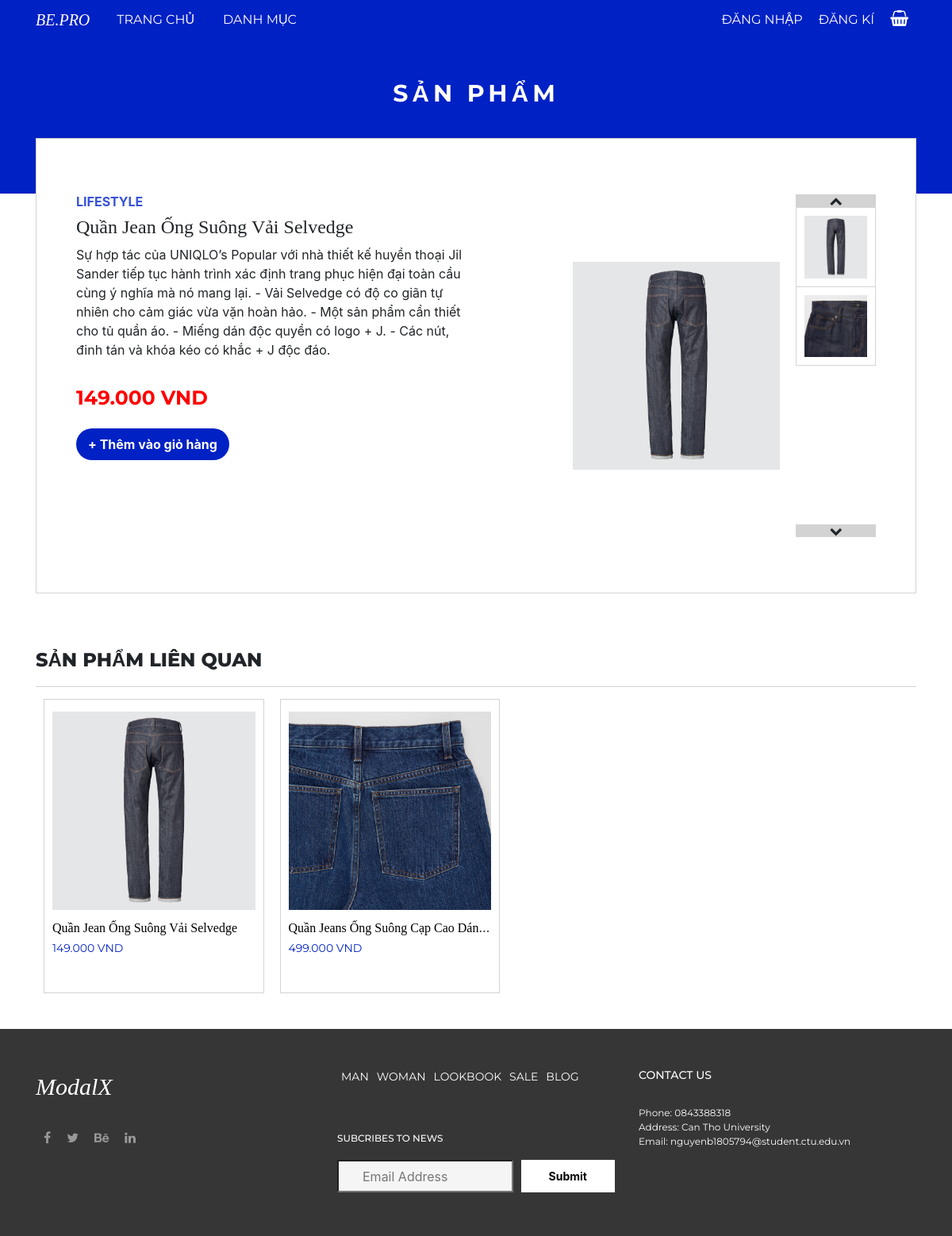
The page /index.php?action=product&id=HH5 on the database its author committed.
### tables this page shows
CREATE TABLE `hanghoa` (
  `MSHH` char(10) NOT NULL,
  `TenHH` varchar(45) NOT NULL,
  `QuyCach` text NOT NULL,
  `Gia` int(11) NOT NULL,
  `SoLuongHang` int(11) NOT NULL,
  `MaLoaiHang` char(10) NOT NULL
);

CREATE TABLE `hinhhanghoa` (
  `mahinh` char(25) NOT NULL,
  `tenhinh` varchar(45) NOT NULL,
  `MSHH` char(10) NOT NULL
);

### includes/product.php (the view, shortened to what this page needs)
<div class="breadcum">
    <div class="breadcum-title">
        <h3>Sản phẩm</h3>
    </div>
</div>
<main>
    <?php
    $sql = "SELECT * FROM HANGHOA,HINHHANGHOA WHERE HANGHOA.MSHH=HINHHANGHOA.MSHH and HANGHOA.MSHH='" . $_GET["id"] . "' ;";
    $result = mysqli_query($db, $sql);
    $row = mysqli_fetch_assoc($result);
    $loaihang = $row["MaLoaiHang"];
    ?>
    <section id="wrapper-product">
        <section id="product">
            <div class="container">
                <div class="product-detail">
                    <div class="row">
                        <div class="col-lg-6 ord-2">
                            <div class="product__detail__content">
                                <h6>LifeStyle</h6>
                                <h4><?= $row["TenHH"] ?></h4>
                                <p><?= $row["QuyCach"] ?></p>
                                <form action="includes/process.php?" method="GET">
                                    <div class="price-button">
                                        <div class="price_content">
                                            <span class="new-price-product"><?= number_format($row["Gia"], 0, '', '.') ?> VND</span>
                                        </div>
                                    </div>
                                    <div class="button_content">
                                            <button name="add-to-cart" type="submit">+ Thêm vào giỏ hàng</button>
                                        </div>
                                </form>
                            </div>
                        </div>
                        <div class="col-lg-1"></div>
                        <div class="col-lg-5 ord-1">
                            <div class="product__detail__img">
                                <div class="product__detail__img__main" data-slide="1">
                                    <img src="uploads/<?= $row["mahinh"] ?>" alt="main-clothes">
                                </div>
                                <div class="product__detail__img__option">
                                    <div class="product__detail__img__control prev"><i class="fa fa-chevron-up"></i></div>
                                    <div class="product__detail__img__option_selects">
                                        <?php
                                        $sql1 = "SELECT * FROM HINHHANGHOA WHERE MSHH='" . $_GET["id"] . "'";
                                        $result1 = mysqli_query($db, $sql1);
                                        $count = 1;
                                        if (mysqli_num_rows($result1) > 0)
                                            while ($row1 = mysqli_fetch_assoc($result1)) {
                                                echo '  <div class="product__detail__img__option_select" data-slide="' . $count . '">
                                                        <img src="uploads/' . $row1["mahinh"] . '" alt="img-select">
                                                    </div>';
                                                $count += 1;
                                            }
                                        ?>
                                    </div>
                                    <div class="product__detail__img__control next"><i class="fa fa-chevron-down"></i></div>
                                </div>
                            </div>
                        </div>
                    </div>
                </div>
            </div>
        </section>
        <section id="related-product">
            <div class="container">
                <div class="related-title">
                    <h4>Sản phẩm liên quan</h4>
                </div>
                <div class="product-items product-related d-flex">
                    <?php
                    $sql2 = "SELECT * FROM HANGHOA WHERE MaLoaiHang='" . $loaihang . "' LIMIT 4;";
                    $result2 = mysqli_query($db, $sql2);
                    while ($row2 = mysqli_fetch_assoc($result2)) {
                        $sql1 = "SELECT * FROM HINHHANGHOA WHERE MSHH='" . $row2["MSHH"] . "';";
                        $result1 = mysqli_query($db, $sql1);
                        $row1 = mysqli_fetch_assoc($result1);
                        echo '<div class="product-item product-item-catelog related">
                    <div class="product-item_img">
                        <a href="index.php?action=product&id=' . $row1["MSHH"] . '"><img src="uploads/' . $row1["mahinh"] . '" alt=""></a>
                    </div>
                    <div class="product-item_desc">
                        <div class="product-item_desc-title"><a href="index.php?action=product&id=' . $row2["MSHH"] . '">' . $row2["TenHH"] . '</a></div>
                        <span class="product-item_desc-price_new">' . number_format($row2["Gia"], 0, '', '.') . ' VND</span>
                        <div class="product-item_desc-descreption">
                        </div>
                    </div>
                    <a href="includes/process.php?action=addCart&id=' . $row2["MSHH"] . '"><button class="btn-add-to-cart"><i class="fa fa-shopping-cart"></i> Add to cart</button></a>
                </div>';
                    }
                    ?>
                </div>
            </div>
        </section>
    </section>
</main>

### css/style.css (style rules this page uses)
* { margin: 0; padding: 0; }
img { max-width: 100%; }
html { scroll-behavior: smooth; }
main { background: white; }
.product-item { border: 1px solid #d3d3d3; text-align: center; transition: 0.2s ease-in; flex-grow: 1; }
#related-product .product-item { width: 25% !important; flex-grow: 0; }
.product-item { padding: 15px 10px 45px 10px; position: relative; margin-bottom: 30px; min-height: 330px; }
.product-item_img { max-width: 100%; height: 250px; margin: auto; display: block; }
.product-item_img img { width: 100%; height: 100%; display: block; object-fit: cover; }
.product-item_img a { display: block; width: 100%; height: 100%; }
.product-item_desc { text-align: left; }
.product-item_desc-title { margin-top: 10px; overflow: hidden; text-overflow: ellipsis; white-space: nowrap; }
.product-item_desc-title a { font-family: 'Playfair Display', serif; color: black; }
.product-item_desc-price_old, .product-item_desc-price_new { font-family: 'Montserrat', sans-serif; font-size: 14px; }
.product-item_desc-price_new { color: #0021c4; }
.breadcum { text-align: center; padding-top: 100px; padding-bottom: 100px; background: #0021c4; }
.breadcum-title { color: white; }
.breadcum-title h3 { font-size: 30px; text-transform: uppercase; font-family: 'Montserrat', sans-serif; font-weight: bold; letter-spacing: 5px; }
.product-items { flex-wrap: wrap; }
.related { margin: 15px 10px; }
.related-title { border-bottom: 1px solid #d3d3d3; display: flex; justify-content: space-between; padding-bottom: 10px; font-family: 'Montserrat', sans-serif; font-weight: 800; font-size: 20px; }
.related-title h4 { font-weight: inherit; text-transform: uppercase; }
.product-detail { border: 1px solid #d3d3d3; padding: 70px 50px; position: relative; top: -70px; background: white; }
.product__detail__content>h6 { color: #3853d8; text-transform: uppercase; font-weight: bold; }
.product__detail__content h4 { font-family: 'Playfair Display', serif; }
.product__detail__img { display: flex; flex-wrap: wrap; }
.product__detail__img__main { width: 65%; margin: auto; }
.product__detail__img__option { width: 25%; }
.product__detail__img__option_selects { height: 400px; overflow: hidden; }
.product__detail__img__option_select { padding: 10px; border: 1px solid #d5d5d6; border-top: none; cursor: pointer; transition: all 0.4s; }
.product__detail__img__option_select:first-of-type { border-top: 1px solid #d5d5d6; }
.product__detail__img__option img { width: 100%; }
.product__detail__img__control { text-align: center; background: #d3d3d3; cursor: pointer; display: flex; justify-content: center; align-items: center; }
.color-size, .price-button { display: flex; margin-top: 30px; flex-wrap: wrap; }
.button_content { margin-top: 20px; }
.price-button .new-price-product { color: red; font-size: 25px; font-family: 'Montserrat', sans-serif; font-weight: bold; }
.button_content button { border-radius: 20px; background: #0021c4; border: none; color: white; padding: 8px 15px; font-weight: bold; }

### rows shown on the page
hanghoa: TenHH "Quần Jean Ống Suông Vải Selvedge", QuyCach "Sự hợp tác của UNIQLO’s Popular với nhà thiết kế huyền thoại Jil Sander tiếp tục hành trình xác định trang phục hiện đại toàn cầu cùng ý nghĩa mà nó mang lại. - Vải Selvedge có độ co giãn tự nhiên cho cảm giác vừa vặn hoàn hảo. - Một sản phẩm cần thiết cho tủ quần áo. - Miếng dán độc quyền có logo + J. - Các nút, đinh tán và khóa kéo có khắc + J độc đáo.", Gia "149.000", hinhhanghoa.mahinh (picture)
hinhhanghoa: mahinh (picture)
hinhhanghoa: mahinh (picture)
hanghoa: hinhhanghoa.mahinh (picture), TenHH "Quần Jeans Ống Suông Cạp Cao Dán…", Gia "499.000"
